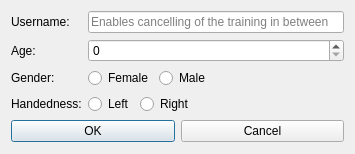
<?xml version="1.0" encoding="UTF-8"?>
<ui version="4.0">
 <class>InitialUserInfo</class>
 <widget class="QDialog" name="InitialUserInfo">
  <property name="geometry">
   <rect>
    <x>0</x>
    <y>0</y>
    <width>355</width>
    <height>154</height>
   </rect>
  </property>
  <property name="minimumSize">
   <size>
    <width>250</width>
    <height>150</height>
   </size>
  </property>
  <property name="maximumSize">
   <size>
    <width>355</width>
    <height>154</height>
   </size>
  </property>
  <property name="windowTitle">
   <string>Initial user info</string>
  </property>
  <layout class="QVBoxLayout" name="verticalLayout">
   <item>
    <layout class="QGridLayout" name="gridLayout">
     <item row="3" column="0">
      <widget class="QLabel" name="label_3">
       <property name="text">
        <string>Handedness:</string>
       </property>
      </widget>
     </item>
     <item row="0" column="0">
      <widget class="QLabel" name="label">
       <property name="text">
        <string>Username:</string>
       </property>
      </widget>
     </item>
     <item row="1" column="0">
      <widget class="QLabel" name="label_4">
       <property name="text">
        <string>Age:</string>
       </property>
      </widget>
     </item>
     <item row="2" column="2">
      <layout class="QHBoxLayout" name="horizontalLayout">
       <item>
        <widget class="QRadioButton" name="rbGenderFemale">
         <property name="text">
          <string>Female</string>
         </property>
         <attribute name="buttonGroup">
          <string notr="true">buttonGroup</string>
         </attribute>
        </widget>
       </item>
       <item>
        <widget class="QRadioButton" name="rbGenderMale">
         <property name="text">
          <string>Male</string>
         </property>
         <attribute name="buttonGroup">
          <string notr="true">buttonGroup</string>
         </attribute>
        </widget>
       </item>
       <item>
        <spacer name="horizontalSpacer">
         <property name="orientation">
          <enum>Qt::Horizontal</enum>
         </property>
         <property name="sizeHint" stdset="0">
          <size>
           <width>40</width>
           <height>20</height>
          </size>
         </property>
        </spacer>
       </item>
      </layout>
     </item>
     <item row="3" column="2">
      <layout class="QHBoxLayout" name="horizontalLayout_2">
       <item>
        <widget class="QRadioButton" name="rbHandednessLeft">
         <property name="text">
          <string>Left</string>
         </property>
         <attribute name="buttonGroup">
          <string notr="true">buttonGroup_2</string>
         </attribute>
        </widget>
       </item>
       <item>
        <widget class="QRadioButton" name="rbHandednessRight">
         <property name="text">
          <string>Right</string>
         </property>
         <attribute name="buttonGroup">
          <string notr="true">buttonGroup_2</string>
         </attribute>
        </widget>
       </item>
       <item>
        <spacer name="horizontalSpacer_2">
         <property name="orientation">
          <enum>Qt::Horizontal</enum>
         </property>
         <property name="sizeHint" stdset="0">
          <size>
           <width>40</width>
           <height>20</height>
          </size>
         </property>
        </spacer>
       </item>
      </layout>
     </item>
     <item row="2" column="0">
      <widget class="QLabel" name="label_2">
       <property name="text">
        <string>Gender:</string>
       </property>
      </widget>
     </item>
     <item row="0" column="2">
      <widget class="QLineEdit" name="leUsername">
       <property name="inputMask">
        <string/>
       </property>
       <property name="placeholderText">
        <string>Enables cancelling of the training in between</string>
       </property>
      </widget>
     </item>
     <item row="1" column="2">
      <widget class="QSpinBox" name="sbxAge">
       <property name="minimumSize">
        <size>
         <width>0</width>
         <height>0</height>
        </size>
       </property>
       <property name="maximumSize">
        <size>
         <width>16777215</width>
         <height>16777215</height>
        </size>
       </property>
       <property name="minimum">
        <number>0</number>
       </property>
       <property name="maximum">
        <number>150</number>
       </property>
       <property name="singleStep">
        <number>1</number>
       </property>
       <property name="value">
        <number>0</number>
       </property>
      </widget>
     </item>
    </layout>
   </item>
   <item>
    <layout class="QHBoxLayout">
     <property name="spacing">
      <number>6</number>
     </property>
     <property name="margin" stdset="0">
      <number>0</number>
     </property>
     <item>
      <widget class="QPushButton" name="okButton">
       <property name="text">
        <string>OK</string>
       </property>
      </widget>
     </item>
     <item>
      <widget class="QPushButton" name="cancelButton">
       <property name="text">
        <string>Cancel</string>
       </property>
      </widget>
     </item>
    </layout>
   </item>
  </layout>
 </widget>
 <resources/>
 <connections>
  <connection>
   <sender>okButton</sender>
   <signal>clicked()</signal>
   <receiver>InitialUserInfo</receiver>
   <slot>accept()</slot>
   <hints>
    <hint type="sourcelabel">
     <x>278</x>
     <y>253</y>
    </hint>
    <hint type="destinationlabel">
     <x>96</x>
     <y>254</y>
    </hint>
   </hints>
  </connection>
  <connection>
   <sender>cancelButton</sender>
   <signal>clicked()</signal>
   <receiver>InitialUserInfo</receiver>
   <slot>reject()</slot>
   <hints>
    <hint type="sourcelabel">
     <x>369</x>
     <y>253</y>
    </hint>
    <hint type="destinationlabel">
     <x>179</x>
     <y>282</y>
    </hint>
   </hints>
  </connection>
 </connections>
 <buttongroups>
  <buttongroup name="buttonGroup"/>
  <buttongroup name="buttonGroup_2"/>
 </buttongroups>
</ui>
